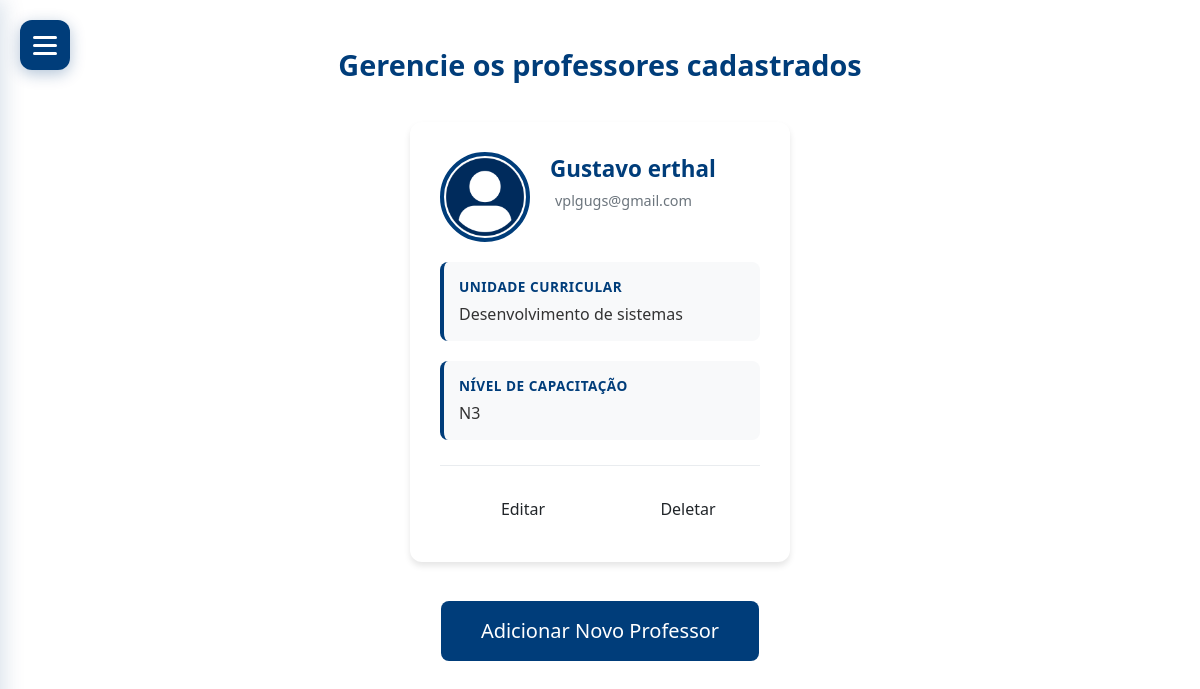
The page /app/Crud_professores.php (signed in) on the database as committed earlier.
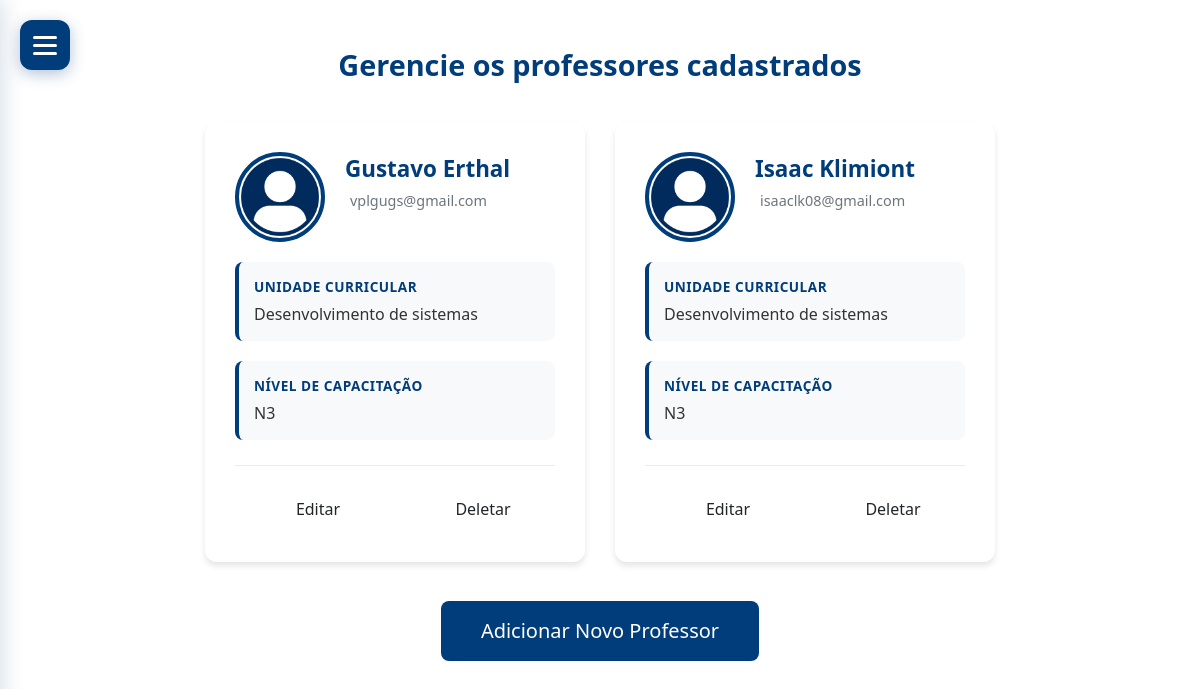
The same page on the database as committed later.
### tables this page shows
CREATE TABLE IF NOT EXISTS `professores` (
  `id` int NOT NULL AUTO_INCREMENT,
  `nome` varchar(100) NOT NULL,
  `email` varchar(100) DEFAULT NULL,
  `unidade_curricular` varchar(100) DEFAULT NULL,
  `nivel_capacitacao` varchar(100) DEFAULT NULL,
  PRIMARY KEY (`id`)
);

### app/Crud_Professores.php (the view, shortened to what this page needs)
<?php
include("conexao.php");
$sql = "SELECT id, nome, unidade_curricular, nivel_capacitacao, email FROM professores";
$result = $connection->query($sql);
?>
<!DOCTYPE html>
<html lang="pt-br">
<head>
    <link rel="stylesheet" href="../public/assets/css/lista.css">
    <link rel="stylesheet" href="../public/assets/css/menu.css">
    <link href="https://cdn.jsdelivr.net/npm/bootstrap@5.3.8/dist/css/bootstrap.min.css" rel="stylesheet">
    <link href="https://cdn.materialdesignicons.com/5.4.55/css/materialdesignicons.min.css" rel="stylesheet">
</head>
<body>
    <?php include("../public/menu.php"); ?>
    <div class="container mt-5">
        <div class="text-center mb-4">
            <h2 style="color: #003D7A; font-weight: 600; font-size: 1.8rem;">
                Gerencie os professores cadastrados
            </h2>
        </div>
        <div class="d-flex flex-wrap justify-content-center">
            <?php if ($result->num_rows > 0): ?>
                <?php while ($row = $result->fetch_assoc()): ?>
                    <div class="professor-card">
                        <div class="card-header-section">
                            <img src="<?= htmlspecialchars($row['foto_url'] ?? '../public/assets/img/user.png') ?>"
                                 class="professor-avatar"
                                 alt="Foto de <?= htmlspecialchars($row['nome']) ?>">
                            <div class="professor-info">
                                <div class="professor-name"><?= htmlspecialchars($row['nome']) ?></div>
                                <div class="professor-email">
                                    <?= htmlspecialchars($row['email'] ?? 'Email não informado') ?>
                                </div>
                            </div>
                        </div>
                        <div class="info-section">
                            <div class="info-label">
                                <i class="mdi mdi-book-open-variant"></i> Unidade Curricular
                            </div>
                            <div class="info-content">
                                <?= htmlspecialchars($row['unidade_curricular']) ?>
                            </div>
                        </div>
                        <div class="info-section">
                            <div class="info-label">
                                <i class="mdi mdi-certificate"></i> Nível de Capacitação
                            </div>
                            <div class="info-content">
                                <?= htmlspecialchars($row['nivel_capacitacao']) ?>
                            </div>
                        </div>
                        <div class="card-actions">
                            <a href="editar_professores.php?id=<?= $row['id'] ?>" class="btn btn-editar">
                                <i class="mdi mdi-pencil"></i> Editar
                            </a>
                            <form method="POST" style="flex: 1;"
                                  onsubmit="return confirm('Tem certeza que deseja excluir o professor <?= htmlspecialchars(addslashes($row['nome'])) ?>?');">
                                <button type="submit" class="btn btn-deletar w-100">
                                    <i class="mdi mdi-delete"></i> Deletar
                                </button>
                            </form>
                        </div>
                    </div>
                <?php endwhile; ?>
            <?php endif; ?>
        </div>
    </div>
    <div class="container mt-4 text-center mb-5">
        <a href="../public/cadastro_professores.php"
           class="btn btn-primary btn-lg"
           style="background-color: #003D7A; border: #003D7A; padding: 15px 40px; border-radius: 8px;">
            <i class="mdi mdi-plus-circle"></i> Adicionar Novo Professor
        </a>
    </div>
</body>
</html>

### public/menu.php (shortened to what this page needs)
<!DOCTYPE html>
<html lang="pt-BR">
<head>
    <link href="https://cdn.jsdelivr.net/npm/bootstrap@5.3.3/dist/css/bootstrap.min.css" rel="stylesheet">
    <link rel="stylesheet" href="assets/css/menu.css">
</head>
<body>
<button class="hamburger" id="hamburger">
    <span></span>
    <span></span>
    <span></span>
</button>
</body>
</html>

### public/assets/css/Lista.css (style rules this page uses)
* { margin: 0; padding: 0; box-sizing: border-box; }
body { font-family: -apple-system, BlinkMacSystemFont, 'Segoe UI', Roboto, 'Helvetica Neue', Arial, sans-serif; background-color: #f5f7fa; min-height: 100vh; }

### public/assets/css/menu.css (style rules this page uses)
* { margin: 0; padding: 0; box-sizing: border-box; }
.hamburger { position: fixed; top: 20px; left: 20px; width: 50px; height: 50px; background: #003D7A; border: none; border-radius: 12px; cursor: pointer; z-index: 1100; display: flex; flex-direction: column; align-items: center; justify-content: center; gap: 5px; transition: all 0.3s cubic-bezier(0.4, 0, 0.2, 1); box-shadow: 0 4px 15px rgba(0, 61, 122, 0.3); }
.hamburger span { display: block; width: 24px; height: 3px; background: white; border-radius: 2px; transition: all 0.3s cubic-bezier(0.4, 0, 0.2, 1); }

### app/Crud_Professores.php (style rules this page uses)
.professor-card { background: white; border-radius: 12px; box-shadow: 0 4px 6px rgba(0, 0, 0, 0.1); padding: 30px; margin: 15px; width: 380px; transition: transform 0.3s ease, box-shadow 0.3s ease; position: relative; }
.card-header-section { display: flex; justify-content: space-between; align-items: flex-start; margin-bottom: 20px; }
.professor-avatar { width: 90px; height: 90px; border-radius: 50%; border: 4px solid #003D7A; object-fit: cover; }
.professor-info { flex: 1; margin-left: 20px; }
.professor-name { font-size: 1.4rem; font-weight: 600; color: #003D7A; margin-bottom: 5px; }
.professor-email { font-size: 0.9rem; color: #6c757d; display: flex; align-items: center; gap: 5px; }
.info-section { margin: 20px 0; padding: 15px; background-color: #f8f9fa; border-radius: 8px; border-left: 4px solid #003D7A; }
.info-label { font-size: 0.85rem; font-weight: 600; color: #003D7A; text-transform: uppercase; letter-spacing: 0.5px; margin-bottom: 5px; }
.info-content { font-size: 1rem; color: #333; line-height: 1.5; }
.card-actions { display: flex; gap: 10px; margin-top: 25px; padding-top: 20px; border-top: 1px solid #e9ecef; }
.card-actions .btn { flex: 1; padding: 10px; font-weight: 500; border-radius: 6px; transition: all 0.3s ease; }
.btn-editar { background-color: #ffc107; border: none; color: #000; }
.btn-deletar { background-color: #dc3545; border: none; color: white; }

Rows that differ between the two databases and show on the page:
changed professores "vplgugs@gmail.com": nome "Gustavo erthal" → "Gustavo Erthal"
added professores: nome "Isaac Klimiont", email "isaaclk08@gmail.com", unidade_curricular "Desenvolvimento de sistemas", nivel_capacitacao "N3"
